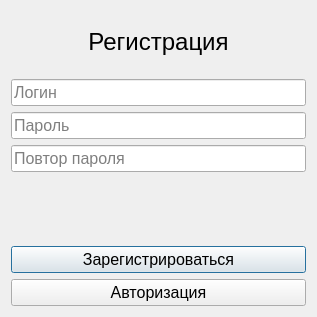
<?xml version="1.0" encoding="UTF-8"?>
<ui version="4.0">
 <class>RegistrationDialog</class>
 <widget class="QDialog" name="RegistrationDialog">
  <property name="geometry">
   <rect>
    <x>0</x>
    <y>0</y>
    <width>317</width>
    <height>317</height>
   </rect>
  </property>
  <property name="font">
   <font>
    <pointsize>12</pointsize>
   </font>
  </property>
  <property name="windowTitle">
   <string>ИС Аэропорт</string>
  </property>
  <layout class="QVBoxLayout" name="verticalLayout">
   <item>
    <widget class="QLabel" name="titleLable">
     <property name="sizePolicy">
      <sizepolicy hsizetype="Preferred" vsizetype="Preferred">
       <horstretch>0</horstretch>
       <verstretch>0</verstretch>
      </sizepolicy>
     </property>
     <property name="font">
      <font>
       <pointsize>18</pointsize>
      </font>
     </property>
     <property name="layoutDirection">
      <enum>Qt::LeftToRight</enum>
     </property>
     <property name="frameShape">
      <enum>QFrame::NoFrame</enum>
     </property>
     <property name="frameShadow">
      <enum>QFrame::Plain</enum>
     </property>
     <property name="text">
      <string>Регистрация</string>
     </property>
     <property name="textFormat">
      <enum>Qt::MarkdownText</enum>
     </property>
     <property name="alignment">
      <set>Qt::AlignCenter</set>
     </property>
    </widget>
   </item>
   <item>
    <layout class="QHBoxLayout" name="horizontalLayout_2">
     <item>
      <widget class="QLineEdit" name="loginLine">
       <property name="placeholderText">
        <string>Логин</string>
       </property>
      </widget>
     </item>
    </layout>
   </item>
   <item>
    <layout class="QHBoxLayout" name="horizontalLayout_3">
     <item>
      <widget class="QLineEdit" name="passwordLine">
       <property name="echoMode">
        <enum>QLineEdit::Password</enum>
       </property>
       <property name="placeholderText">
        <string>Пароль</string>
       </property>
      </widget>
     </item>
    </layout>
   </item>
   <item>
    <layout class="QHBoxLayout" name="horizontalLayout_4">
     <item>
      <widget class="QLineEdit" name="repeatPasswordLine">
       <property name="echoMode">
        <enum>QLineEdit::Password</enum>
       </property>
       <property name="placeholderText">
        <string>Повтор пароля</string>
       </property>
      </widget>
     </item>
    </layout>
   </item>
   <item>
    <widget class="QLabel" name="errorLabel">
     <property name="text">
      <string/>
     </property>
     <property name="alignment">
      <set>Qt::AlignCenter</set>
     </property>
    </widget>
   </item>
   <item>
    <layout class="QHBoxLayout" name="horizontalLayout_6">
     <item>
      <widget class="QPushButton" name="registrationButton">
       <property name="text">
        <string>Зарегистрироваться</string>
       </property>
      </widget>
     </item>
    </layout>
   </item>
   <item>
    <layout class="QHBoxLayout" name="horizontalLayout_7">
     <item>
      <widget class="QPushButton" name="authorisationButton">
       <property name="text">
        <string>Авторизация</string>
       </property>
      </widget>
     </item>
    </layout>
   </item>
  </layout>
 </widget>
 <resources/>
 <connections/>
</ui>
